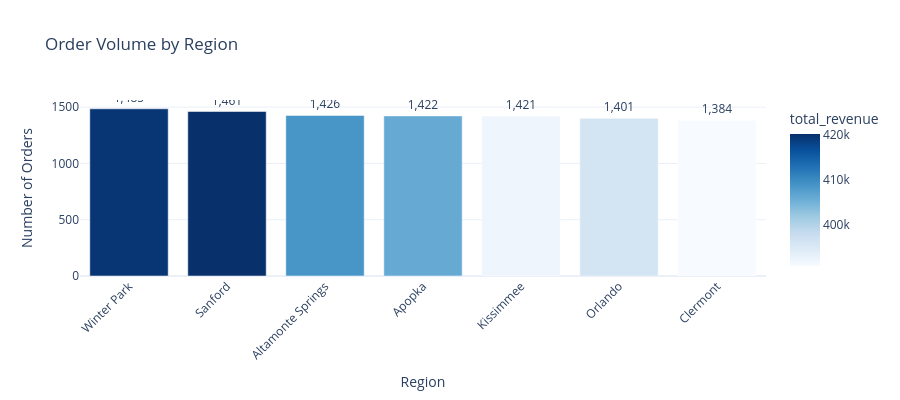

Here is the notebook cell this chart was saved with:
### Code cell
# Orders volume by region
fig = px.bar(
    regional.sort_values('total_orders', ascending=False), 
    x='region', 
    y='total_orders',
    title='Order Volume by Region',
    labels={'total_orders': 'Number of Orders', 'region': 'Region'},
    color='total_revenue',
    color_continuous_scale='Blues',
    text='total_orders'
)
fig.update_traces(texttemplate='%{text:,}', textposition='outside')
fig.update_layout(xaxis_tickangle=-45, height=400)
fig.show()

### Figure 1 — Plotly figure (JSON) as saved in the notebook; plotly's stock layout.template omitted (floating-point values rounded to 4 significant figures)
{"data": [{"hovertemplate": "Region=%{x}<br>Number of Orders=%{text}<br>total_revenue=%{marker.color}<extra></extra>", "legendgroup": "", "marker": {"color": [419600.0, 420200.0, 408600.0, 405900.0, 392100.0, 396000.0, 390700.0], "coloraxis": "coloraxis", "pattern": {"shape": ""}}, "name": "", "orientation": "v", "showlegend": false, "text": [1485.0, 1461.0, 1426.0, 1422.0, 1421.0, 1401.0, 1384.0], "textposition": "outside", "texttemplate": "%{text:,}", "type": "bar", "x": ["Winter Park", "Sanford", "Altamonte Springs", "Apopka", "Kissimmee", "Orlando", "Clermont"], "xaxis": "x", "y": [1485, 1461, 1426, 1422, 1421, 1401, 1384], "yaxis": "y"}], "layout": {"barmode": "relative", "coloraxis": {"colorbar": {"title": {"text": "total_revenue"}}, "colorscale": [[0, "rgb(247,251,255)"], [0.125, "rgb(222,235,247)"], [0.25, "rgb(198,219,239)"], [0.375, "rgb(158,202,225)"], [0.5, "rgb(107,174,214)"], [0.625, "rgb(66,146,198)"], [0.75, "rgb(33,113,181)"], [0.875, "rgb(8,81,156)"], [1, "rgb(8,48,107)"]]}, "height": 400, "legend": {"tracegroupgap": 0}, "title": {"text": "Order Volume by Region"}, "xaxis": {"anchor": "y", "domain": [0, 1], "tickangle": -45, "title": {"text": "Region"}}, "yaxis": {"anchor": "x", "domain": [0, 1], "title": {"text": "Number of Orders"}}}}
